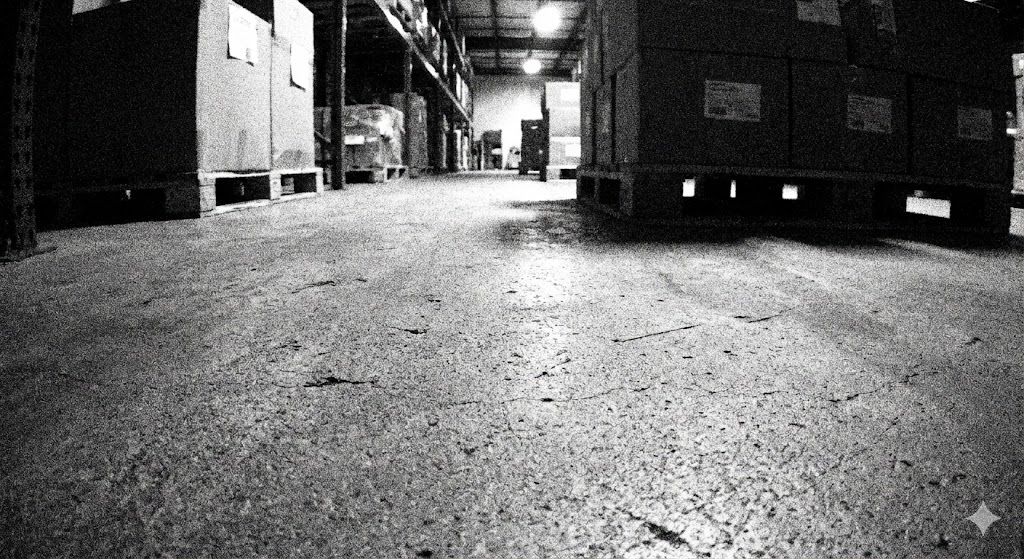
#> input picture imagen1.jpg, 1024 x 559 px
$ python task3_experiments.py
#> lines starting #> are read from the running program, lines starting #| are printed output that depends on the picture
### vision_lib.py
import numpy as np

def mi_convolucion(imagen, kernel, padding_type='reflect'):
    """
    Exercise 1: Generic 2D Convolution

    Args:
        imagen: 2D NumPy array (grayscale image)
        kernel: 2D NumPy array (convolution kernel)
        padding_type: Type of padding ('reflect', 'constant', etc.)

    Returns:
        Convolved image
    """
    # Restricción 1: Validar escala de grises
    if len(imagen.shape) != 2:
        raise ValueError("La imagen debe estar en escala de grises (2D).")

    image_h, image_w = imagen.shape
    kernel_h, kernel_w = kernel.shape

    # Calcular padding necesario
    pad_h = kernel_h // 2
    pad_w = kernel_w // 2

    # Restricción 2: Implementar padding manualmente
    # Usamos np.pad, que internamente maneja varios modos, pero para cumplir
    # estrictamente con "manual manual" podríamos usar slicing y asignación,
    # pero np.pad es la forma standard de numpy para "pad array".
    # El prompt dice "Debe implementar el padding manualmente antes de operar"
    # lo que suele significar no usar "convolution(..., mode='same')".
    # np.pad es aceptable como preparación de datos.
    padded_image = np.pad(imagen, ((pad_h, pad_h), (pad_w, pad_w)), mode=padding_type)

    # Reto de optimización: Invertir kernel (convolución matemática)
    kernel_flipped = np.flip(np.flip(kernel, axis=0), axis=1)

    # Output placeholder
    output = np.zeros_like(imagen, dtype=np.float64)

    # Vectorización usando slicing (reduciendo a 2 bucles sobre el kernel en lugar de la imagen)
    # I[x, y] = sum(K[i, j] * P[x+i, y+j])
    # Esto equivale a sumar versiones desplazadas de la imagen ponderadas por el kernel.
    for i in range(kernel_h):
        for j in range(kernel_w):
            # Extraer región de interés de la imagen paddeada
            # Desde i hasta i + image_h, j hasta j + image_w
            region = padded_image[i:i+image_h, j:j+image_w]
            output += region * kernel_flipped[i, j]

    return output

def generar_gaussiano(tamano, sigma):
    """
    Exercise 2: Gaussian Generator

    Args:
        tamano: Kernel size (must be odd)
        sigma: Standard deviation

    Returns:
        Normalized Gaussian kernel
    """
    if tamano % 2 == 0:
        raise ValueError("El tamaño del kernel debe ser impar.")

    k = tamano // 2
    x, y = np.meshgrid(np.arange(-k, k+1), np.arange(-k, k+1))

    # Fórmula Gaussiana 2D
    g = (1 / (2 * np.pi * sigma**2)) * np.exp(-(x**2 + y**2) / (2 * sigma**2))

    # Normalización (Suma = 1.0)
    return g / np.sum(g)

def detectar_bordes_sobel(imagen):
    """
    Exercise 3: Sobel Edge Detection Pipeline

    Args:
        imagen: Grayscale image

    Returns:
        G: Gradient magnitude (normalized 0-255)
        theta: Gradient direction (radians)
    """
    # Kernels de Sobel
    Gx_kernel = np.array([[-1, 0, 1],
                          [-2, 0, 2],
                          [-1, 0, 1]])

    Gy_kernel = np.array([[-1, -2, -1],
                          [ 0,  0,  0],
                          [ 1,  2,  1]])

    # Aplicar convolución
    grad_x = mi_convolucion(imagen, Gx_kernel)
    grad_y = mi_convolucion(imagen, Gy_kernel)

    # Magnitud del gradiente
    G = np.sqrt(grad_x**2 + grad_y**2)

    # Normalizar a 0-255 para visualización
    # Evitar división por cero
    if G.max() > 0:
        G_norm = (G / G.max()) * 255
    else:
        G_norm = G

    # Dirección del gradiente
    theta = np.arctan2(grad_y, grad_x)

    return G_norm, theta

### task3_experiments.py
import cv2
import numpy as np
import matplotlib.pyplot as plt
import os

try:
    from vision_lib import mi_convolucion, generar_gaussiano, detectar_bordes_sobel
except ImportError:
    print("Error: No se encontró 'vision_lib.py'. Asegúrate de que el archivo existe y contiene las funciones.")
    exit()

input_image_path = 'imagen1.jpg'
output_dir = 'resultados'

if not os.path.exists(output_dir):
    os.makedirs(output_dir)
    print(f"Directorio '{output_dir}' creado.")

if not os.path.exists(input_image_path):
    print(f"Error: No se encontró la imagen de entrada '{input_image_path}'.")
    exit()

img_original = cv2.imread(input_image_path, cv2.IMREAD_GRAYSCALE)
#> img_original: shape (559, 1024); min 0, max 255, mean 108.4
if img_original is None:
     print(f"Error al leer la imagen '{input_image_path}'.")
     exit()

print("Iniciando experimentos de Task 3...")

# --- EXPERIMENTO A: El efecto de Sigma (σ) ---
print("\n--- Ejecutando Experimento A: Efecto de Sigma ---")

# Caso 1: Sin Suavizado
print("Procesando: Sobel sin filtro Gaussiano...")
bordes_sin_filtro, _ = detectar_bordes_sobel(img_original)
#> call 2 of mi_convolucion, with kernel = array of shape (3, 3), padding_type = 'reflect'
#> after the loop in mi_convolucion (call 2), `for i in range(kernel_h):`:
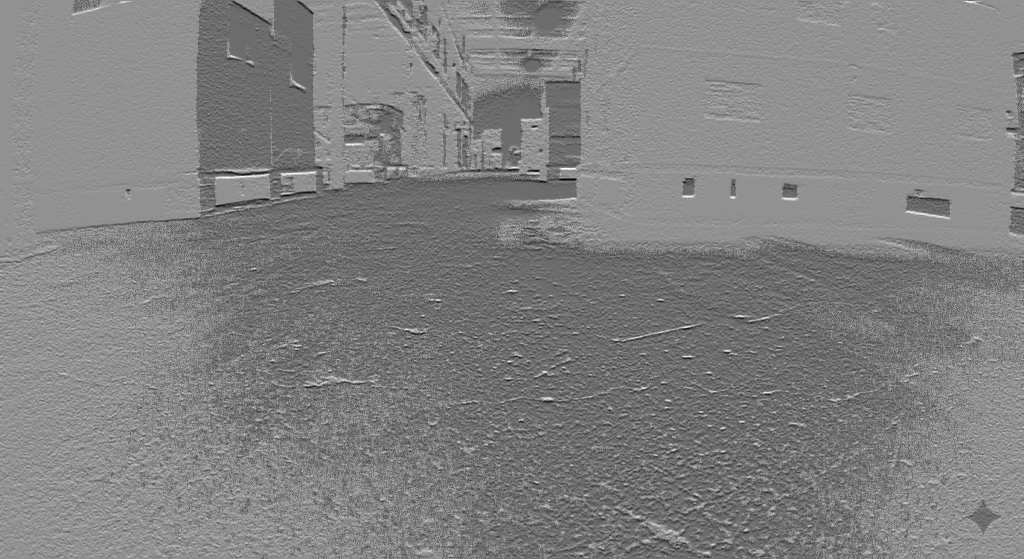
#> output: shape (559, 1024) float64; min -1014, max 762, mean -112.2; drawn with min black and max white
#> in detectar_bordes_sobel, `G = np.sqrt(grad_x**2 + grad_y**2)`:
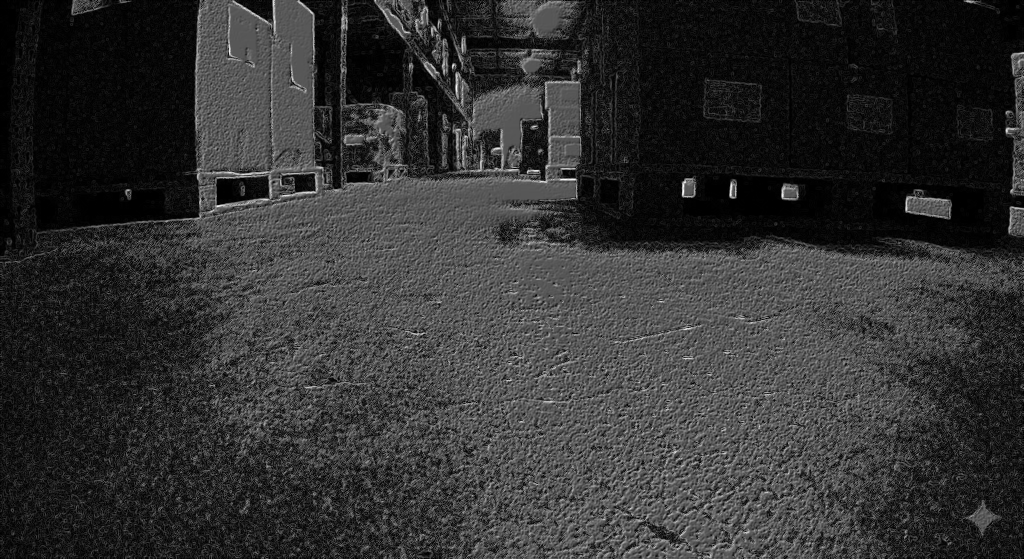
#> G: shape (559, 1024) float64; min 0, max 1053.3, mean 208.9; drawn with min black and max white

# Caso 2: Gaussiano sigma=1 (kernel sugerido 5x5)
print("Procesando: Suavizado Gaussiano (sigma=1, kernel=5x5) + Sobel...")
kernel_s1 = generar_gaussiano(tamano=5, sigma=1)
img_s1 = mi_convolucion(img_original, kernel_s1)
bordes_s1, _ = detectar_bordes_sobel(img_s1)
#> in detectar_bordes_sobel (call 2), `theta = np.arctan2(grad_y, grad_x)`:
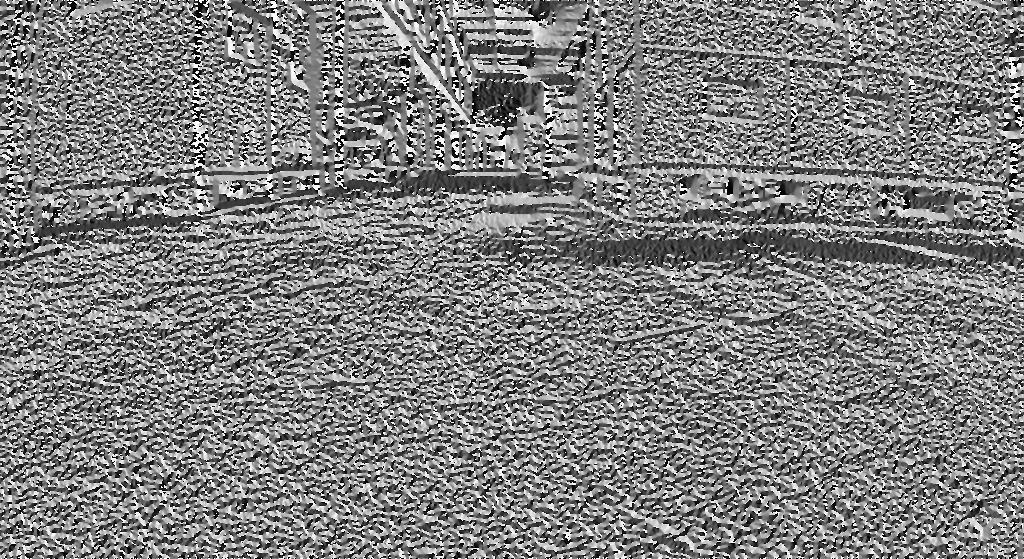
#> theta: shape (559, 1024) float64; min -3.14, max 3.14, mean -0.00497; drawn with min black and max white

# Caso 3: Gaussiano sigma=5 (kernel sugerido 31x31)
print("Procesando: Suavizado Gaussiano (sigma=5, kernel=31x31) + Sobel...")
kernel_s5 = generar_gaussiano(tamano=31, sigma=5)
img_s5 = mi_convolucion(img_original, kernel_s5)
bordes_s5, _ = detectar_bordes_sobel(img_s5)
#> after the loop in mi_convolucion (call 8), `for i in range(kernel_h):`:
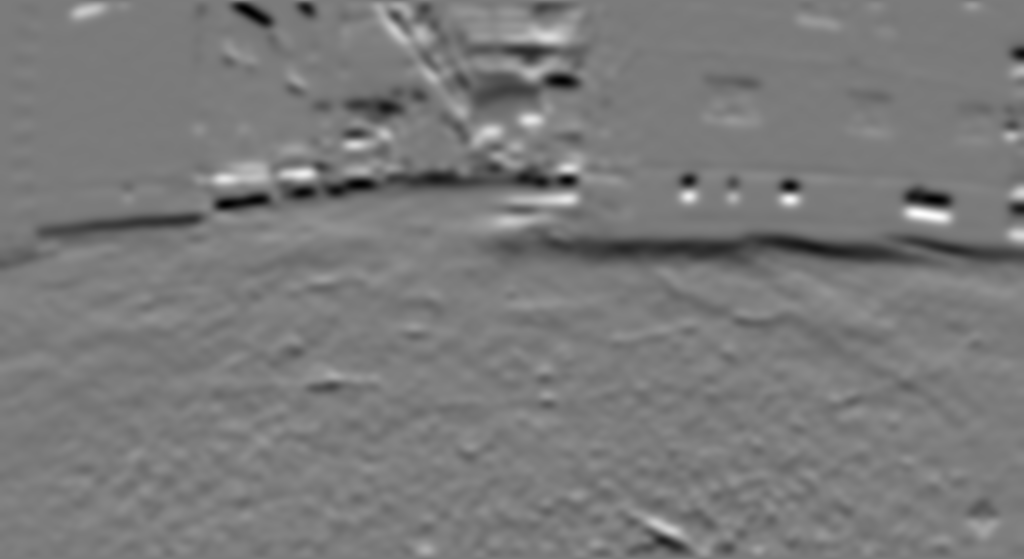
#> output: shape (559, 1024) float64; min -126.1, max 134.9, mean -0.8; drawn with min black and max white
#> in detectar_bordes_sobel (call 3), `theta = np.arctan2(grad_y, grad_x)`:
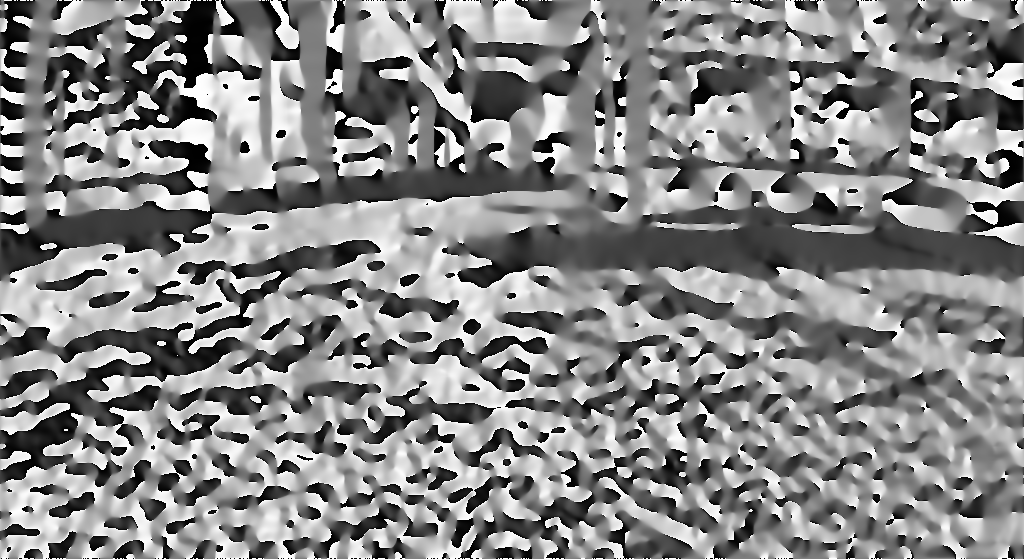
#> theta: shape (559, 1024) float64; min -3.14, max 3.14, mean 0.162; drawn with min black and max white

cv2.imwrite(os.path.join(output_dir, 'ExpA_1_Original.png'), img_original)
cv2.imwrite(os.path.join(output_dir, 'ExpA_2_SinFiltro.png'), bordes_sin_filtro.astype(np.uint8))
cv2.imwrite(os.path.join(output_dir, 'ExpA_3_Sigma1.png'), bordes_s1.astype(np.uint8))
cv2.imwrite(os.path.join(output_dir, 'ExpA_4_Sigma5.png'), bordes_s5.astype(np.uint8))
print(f"Imágenes del Experimento A guardadas en '{output_dir}'.")


print("\n--- Ejecutando Experimento B: Umbral Simple vs. Canny ---")

def umbral_simple(magnitud, T):
    """Implementación de umbralización binaria simple."""
    binaria = np.zeros_like(magnitud)
    binaria[magnitud >= T] = 255
    return binaria

# Usamos la magnitud del gradiente con Sigma=1 como base
magnitud_base = bordes_s1.astype(np.uint8)

# 1. Umbral Simple
T = 80
print(f"Procesando: Umbral Simple con T={T}...")
bordes_simple = umbral_simple(magnitud_base, T)
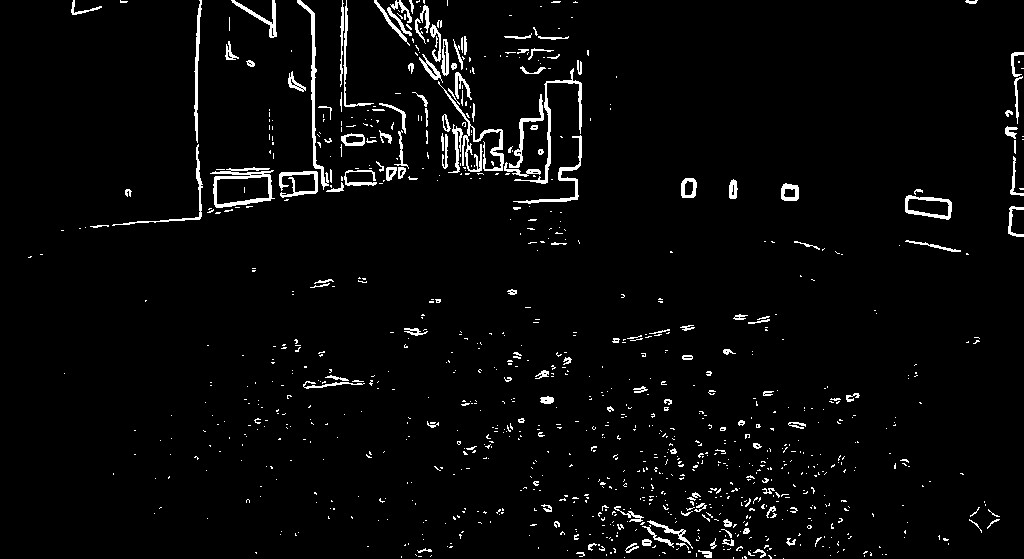
#> bordes_simple: shape (559, 1024); 3.3% white in thin lines or dots

# 2. Canny (Referencia de OpenCV que usa Histéresis)
# Usamos la imagen suavizada con sigma=1 como entrada para una comparación justa
print("Procesando: Detector Canny (Referencia con Histéresis)...")
# Umbrales 50 y 150 son valores comunes, ajustables según la imagen.
bordes_canny = cv2.Canny(img_s1.astype(np.uint8), 50, 150)
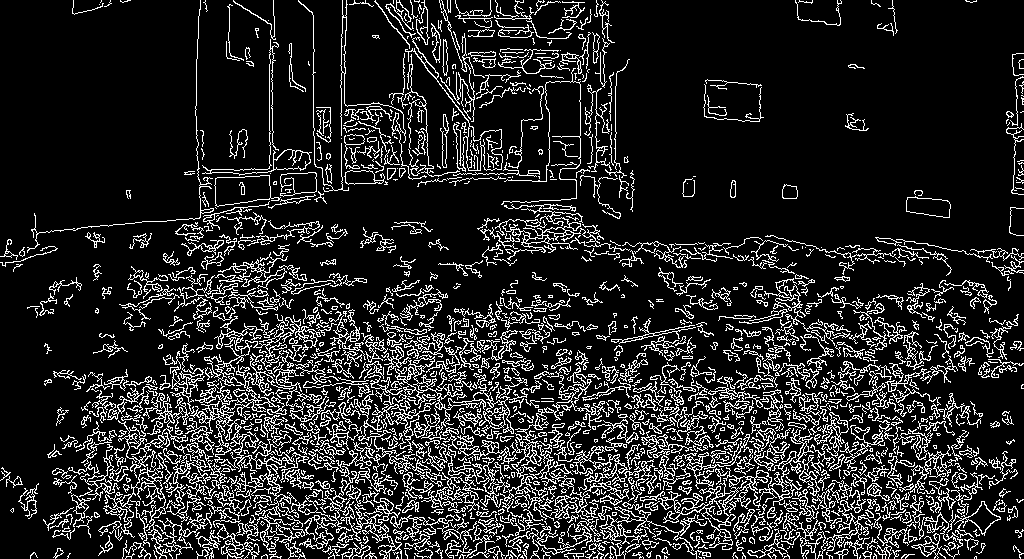
#> bordes_canny: shape (559, 1024); 14.9% white in thin lines or dots

# Guardar resultados del Experimento B
cv2.imwrite(os.path.join(output_dir, 'ExpB_1_MagnitudBase_Sigma1.png'), magnitud_base)
cv2.imwrite(os.path.join(output_dir, f'ExpB_2_UmbralSimple_T{T}.png'), bordes_simple)
cv2.imwrite(os.path.join(output_dir, 'ExpB_3_Canny_Referencia.png'), bordes_canny)
print(f"Imágenes del Experimento B guardadas en '{output_dir}'.")

print("\n--- Proceso Completado ---")
print(f"Todas las imágenes resultantes se han guardado exitosamente en la carpeta: {os.path.abspath(output_dir)}")
